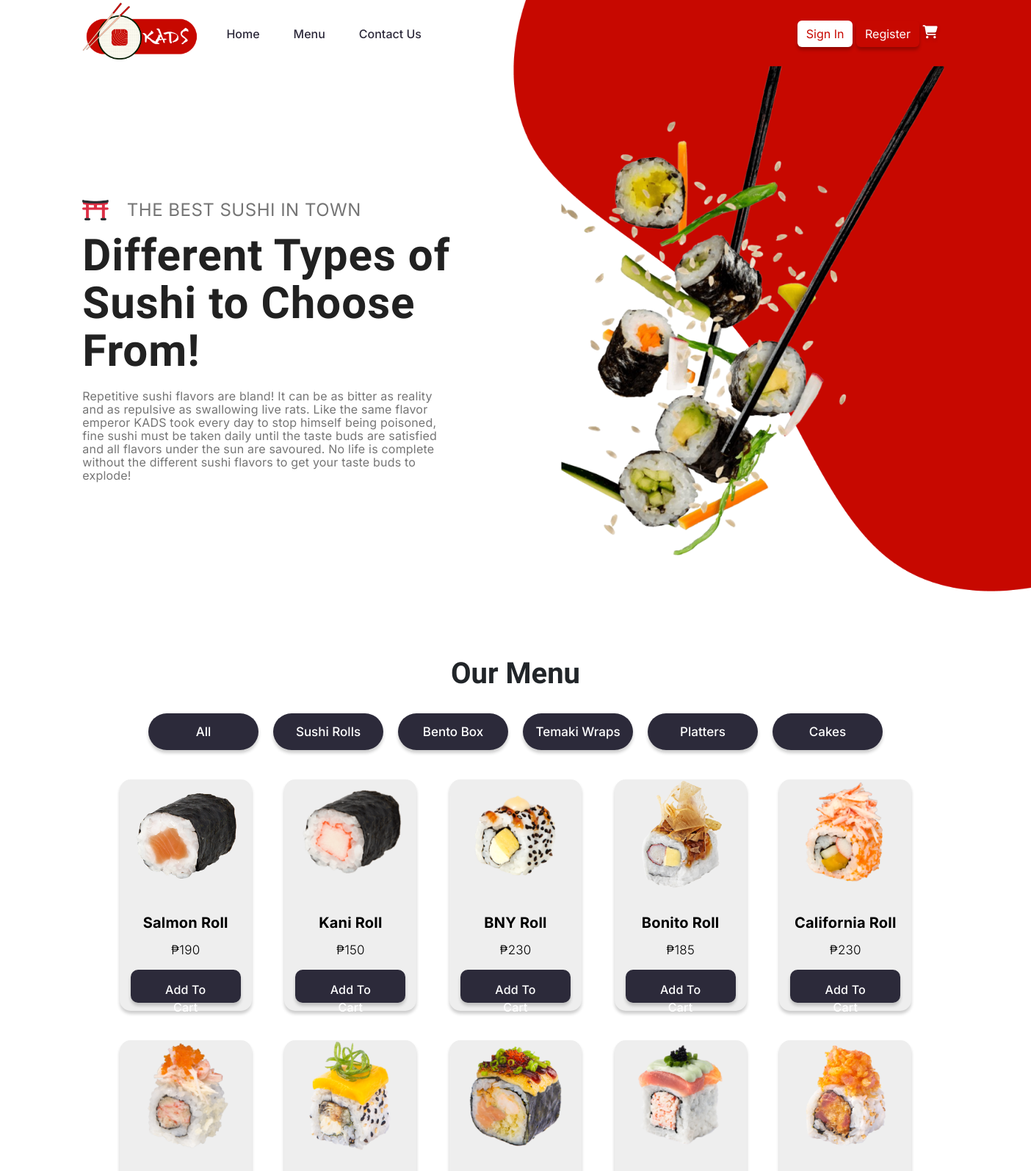
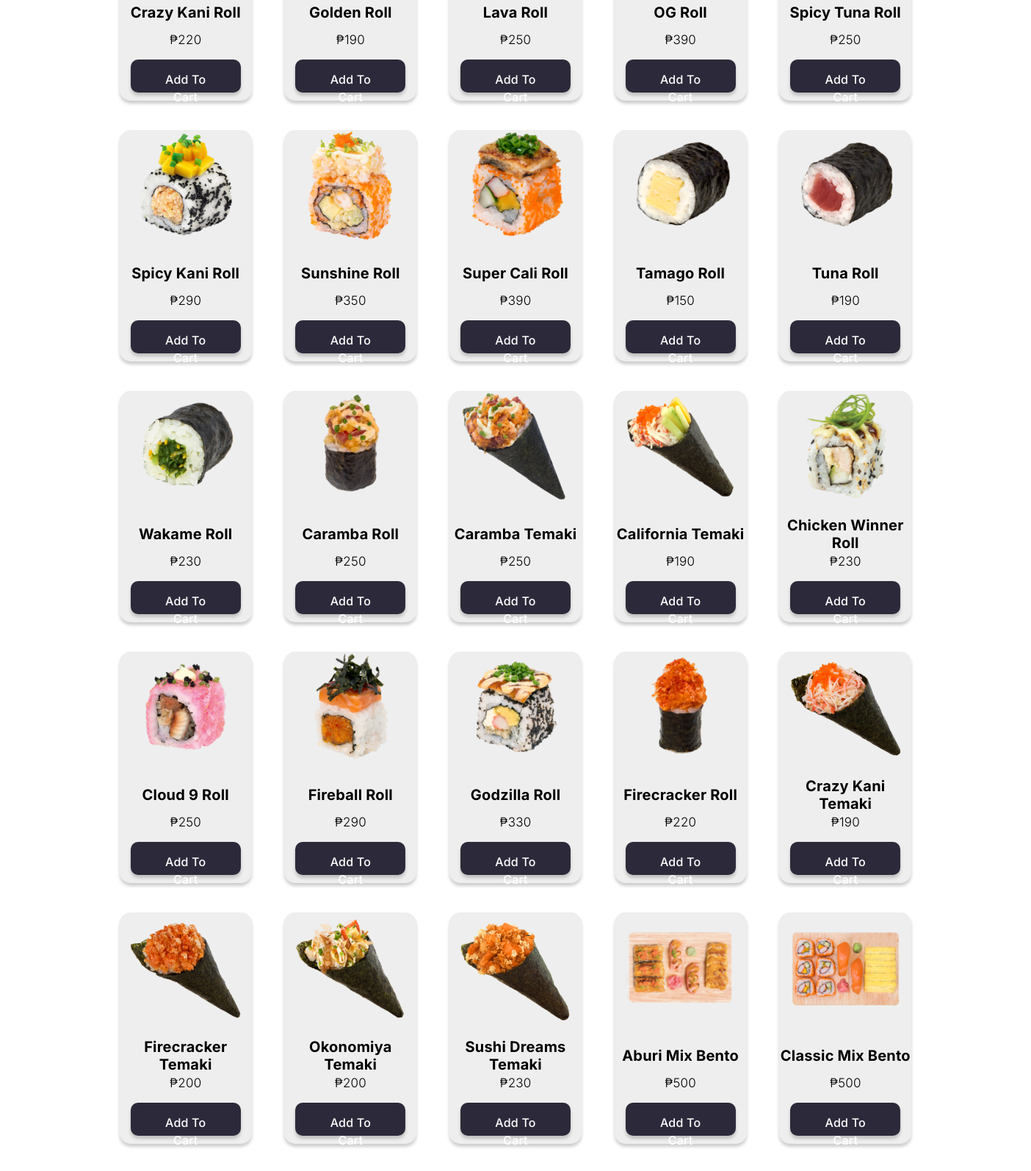
Page /menu.php (upper part) on the committed database (2 pictures, top to bottom).
### tables this page shows
CREATE TABLE `categories` (
  `c_id` int(11) NOT NULL,
  `categoryName` varchar(255) DEFAULT NULL
);

CREATE TABLE `products` (
  `p_id` int(11) NOT NULL,
  `image` varchar(400) DEFAULT NULL,
  `productName` varchar(255) DEFAULT NULL,
  `price` int(11) NOT NULL,
  `category` int(11) DEFAULT NULL
);

### menu.php (the view, shortened to what this page needs)
<?php
if (isset($_SESSION["loggedin"]) && $_SESSION["loggedin"] === true && $_SESSION["role"] === 1) {
  header("location: admin/dashboard.php");
  exit;
} else {
  include "conn.php";
?>
<!DOCTYPE html>
<html lang="en" class="scroller">
<head>
    <link href="https://cdn.jsdelivr.net/npm/bootstrap@5.2.3/dist/css/bootstrap.min.css" rel="stylesheet"
>
    <link rel="stylesheet" href="https://cdnjs.cloudflare.com/ajax/libs/font-awesome/6.1.2/css/all.min.css">
    <link rel="stylesheet" href="css/header-responsive.css" />
    <link rel="stylesheet" href="css/footer.css" />
    <link rel="stylesheet" href="css/menu.css" />
</head>
<body>
    <div class="d-flex content-1">
      <div class="me-auto ml-auto left1 align-self-center">
        <div class="description_left">
            <img class="town-emoji" src="images/town-emoji.png">
            <span class="description_tagline">THE BEST SUSHI IN TOWN</span>
            <p class="description_header">Different Types of Sushi to Choose From!</p>
            <p class="description_text">Repetitive sushi flavors are bland! It can be as bitter as reality and as repulsive as swallowing live rats. Like the same flavor emperor KADS took every day to stop himself being poisoned, fine sushi must be taken daily until the taste buds are satisfied and all flavors under the sun are  savoured.
                No life is complete without the different sushi flavors to get your taste buds to explode!</p>
        </div>
      </div>
      <div class="description_right">
        <img class="sushi-blob" src="images/sushi-blob.png">
      </div>
    </div>
    <div class="menu_container">
        <div class="title">
            <h2>Our Menu</h2>
        </div>
        <div class="content">
            <div class="list">
                <li data-color=".All">All</li>
                <?php
                $sql1 = "SELECT * FROM categories" ;
                $result = mysqli_query($conn, $sql1);
                if(mysqli_num_rows($result) > 0) {
                    while($row = mysqli_fetch_assoc($result)){
                        $getFirstWord = explode(" ", $row['categoryName']);
                        $sort = strtolower($getFirstWord[0]);
                ?>
                <li data-color=".<?php echo $sort; ?>"><?php echo $row['categoryName']; ?></li>
                <?php }
                }?>
            </div>
        </div>
        <?php
        $sql2 = "SELECT * FROM products INNER JOIN categories ON products.category = categories.c_id" ;
        $result = mysqli_query($conn, $sql2);
        if(mysqli_num_rows($result) > 0) {
        ?>
        <form class="form-style" action="<?php echo $_SERVER['PHP_SELF'] ?>" method="post">
            <div class="menu_box">
                <?php
                            while($row = mysqli_fetch_assoc($result)){
                                $getFirstWord = explode(" ", $row['categoryName']);
                                $sort = strtolower($getFirstWord[0]);
                ?>
                <div class="box All <?php echo $sort; ?>">
                    <div class="box_img">
                        <img src="img/menu/<?=$row['image']?>" alt="">
                    </div>
                    <div class="text">
                    <div class="text-info d-flex align-items-center justify-content-center">
                        <p class="align-middle"><?php echo $row['productName']; ?></p>
                    </div>
                    <section>₱<?php echo $row['price']; ?></section>
                        <a href="menu.php?p_id=<?php echo $row['p_id']; ?>&
                        p_image=<?php echo $row['image']; ?>&
                        p_price=<?php echo $row['price']; ?>&
                        p_name=<?php echo $row['productName']; ?>"> Add to Cart </a>
                </div>
            </div>
        </form>
            <?php }
                }?>
         </div>
</body>
</html>
<?php } ?>

### css/header-responsive.css (style rules this page uses)
body { font-family: Inter; }
.navbar { z-index: 1000; font-family: Readex Pro; }
.navbar-content { padding: 0 8%; margin-bottom: -10px; margin-top: -10px; font-family: Readex Pro; position:sticky; }
.nav-item { padding: 0 15px; font-family: Readex Pro; }
.nav-link { color: #2C293A; font-weight: 500; font-family: Readex Pro; }
#sign-in { background-color: #ffffff; color: #C70800; border: #ffffff; box-shadow: 0px 4px 4px #00000040; }
#register { background-color: #C70800; color: #fff; border: #C70800; box-shadow: 0px 4px 4px #00000040; }
.fa-cart-shopping { font-size:18px; color: #C70800; filter: drop-shadow(0px 2px 2px #00000040); }
.btn-primary { color: white; }
a { text-decoration: none; font-family: Readex Pro; }

### css/footer.css (style rules this page uses)
html { scroll-behavior: smooth; }
.scroller { overflow-y: scroll; overflow-x: hidden; scrollbar-color: #C70800 #2C2A3A; scrollbar-width: thin; }
a:link, a:visited, a:hover, a:active { text-decoration: none; font-family: Inter; }

### css/menu.css (style rules this page uses)
:root { --primary: #C70800; --primary-dark: #8e0001; --secondary: #2C2A3A; --light: #E7E7E7; }
* { padding: 0; margin: 0; list-style: none; box-sizing: border-box; }
body { background: #ffffff; }
.description_left { width: 500px; }
.town-emoji { width: 36px; height: 28px; margin-right: 20px; }
.description_tagline { width: calc(330px + 12vw); height: 28px; font-family: 'Inter'; font-style: normal; font-weight: 400; font-size: 24px; line-height: 28px; vertical-align: middle; flex-wrap: wrap; text-align: left; letter-spacing: 0.5px; color: #757575; }
.description_header { width: calc(430px + 12vw); margin-top: 15px; margin-bottom: 0; font-family: 'Readex Pro'; font-style: normal; font-weight: 700; font-size: 60px; line-height: 65px; vertical-align: middle; letter-spacing: 1px; text-align: left; color: #212121; flex-wrap: wrap; }
.description_text { width: calc(330px + 12vw); margin-top: 20px; margin-bottom: 0; font-family: 'Inter'; font-style: normal; font-weight: 400; font-size: 16px; line-height: 18px; letter-spacing: 0.2px; text-align: left; color: #757575; }
.description_right { margin-top: -100px; }
.sushi-blob { width: auto; height: 846.9px; }
.menu_container { width: 80%; margin: 55px auto; text-align: center; }
.menu_container .title { width: auto; margin: auto; }
.menu_container .title h2 { font-family: 'Readex Pro'; font-style: normal; font-weight: 700; font-size: 40px; margin-bottom: 20px; text-align: center; }
.content .list { display: flex; flex-wrap: wrap; justify-content: center; box-shadow: (0px 4px 4px rgba(0, 0, 0, 0.25)); }
.content .list li { font-family: 'Inter'; font-style: normal; font-weight: 500; font-size: 17px; color: #ffffff; margin: 0px 10px; transition: .3s ease-in-out; cursor: pointer; background-color: #2C2A3A; border-radius: 25px; width: 150px; height: 50px; line-height: 50px; box-shadow: 0px 4px 4px rgba(0, 0, 0, 0.2); margin-top: 10px; }
.menu_box { display: grid; grid-template-columns: repeat(auto-fit, minmax(210px, auto)); flex-wrap: wrap; justify-items: center; margin-bottom: 100px; }
.box { width: 180px; height: 315px; margin-top: 40px; background: #EEEEEE; border-radius: 15px; box-shadow: 0px 4px 4px rgba(0, 0, 0, 0.2); }
.box .box_img { width: auto; text-align: center; }
.box_img img { width: 150px; height: 150px; }
.box .text { text-align: center; width: 100%; }
.text .text-info { height: 50px; }
.text p { display: inline; margin:0; font-family: 'Inter'; font-style: normal; font-weight: 700; font-size: 20px; color: #000000; }
.text section { margin-bottom: 15px; font-family: 'Inter'; font-style: normal; font-weight: 300; font-size: 17px; color: #000000; }
form .text a { width: 150px; height: 45px; border-radius: 10px; border: none; background-color: #2C2A3A; box-shadow: 0px 4px 4px rgba(0, 0, 0, 0.2); font-family: 'Inter'; font-style: normal; font-weight: 500; font-size: 15 px; color: #ffffff; }
.left1 { margin-left: 8vw; }
.text { font-family: 'Inter'; font-style: normal; font-weight: 400; font-size: 15px; line-height: 24px; letter-spacing: 0.2px; color: #757575; padding: 20px 0; max-width: 400px; }
.cta .btn, .button1, form a { background-color: var(--primary); border: none; color: white; padding: 15px 32px; text-align: center; text-decoration: none; display: inline-block; font-size: 16px; text-transform: capitalize; transition: 0.3s; border-radius: 5px; cursor: pointer; }

### menu.php (style rules this page uses)
.user-name, td>a, .fa-cart-shopping, tr > #usertitle { color: #fff; }

### rows in the picture
categories: categoryName "Sushi Rolls"
categories: categoryName "Bento Box"
categories: categoryName "Temaki Wraps"
categories: categoryName "Platters"
categories: categoryName "Cakes"
products: image (picture), productName "Salmon Roll", price "190"
products: image (picture), productName "Kani Roll", price "150"
products: image (picture), productName "BNY Roll", price "230"
products: image (picture), productName "Bonito Roll", price "185"
products: image (picture), productName "California Roll", price "230"
products: image (picture), productName "Crazy Kani Roll", price "220"
products: image (picture), productName "Golden Roll", price "190"
products: image (picture), productName "Lava Roll", price "250"
products: image (picture), productName "OG Roll", price "390"
products: image (picture), productName "Spicy Tuna Roll", price "250"
products: image (picture), productName "Spicy Kani Roll", price "290"
products: image (picture), productName "Sunshine Roll", price "350"
products: image (picture), productName "Super Cali Roll", price "390"
products: image (picture), productName "Tamago Roll", price "150"
products: image (picture), productName "Tuna Roll", price "190"
products: image (picture), productName "Wakame Roll", price "230"
products: image (picture), productName "Caramba Roll", price "250"
products: image (picture), productName "Caramba Temaki", price "250"
products: image (picture), productName "California Temaki", price "190"
products: image (picture), productName "Chicken Winner Roll", price "230"
products: image (picture), productName "Cloud 9 Roll", price "250"
products: image (picture), productName "Fireball Roll", price "290"
products: image (picture), productName "Godzilla Roll", price "330"
products: image (picture), productName "Firecracker Roll", price "220"
products: image (picture), productName "Crazy Kani Temaki", price "190"
products: image (picture), productName "Firecracker Temaki", price "200"
products: image (picture), productName "Okonomiya Temaki", price "200"
products: image (picture), productName "Sushi Dreams Temaki", price "230"
products: image (picture), productName "Aburi Mix Bento", price "500"
products: image (picture), productName "Classic Mix Bento", price "500"
